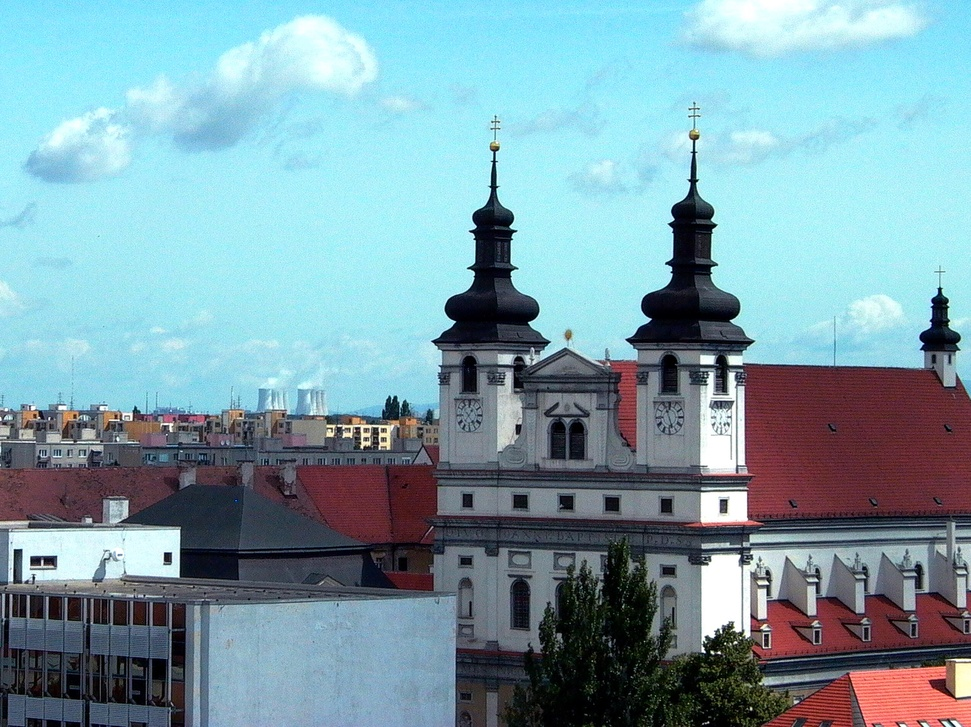
#> input picture mia-303_vision/2_SIFT_feature_extraction_and_matching/building_1.jpg, 971 x 727 px, shrunk from 1586 x 1187 before the run
$ jupyter execute SIFT-feature-extraction-and-matching.ipynb   (shell and % lines are left out)
#> lines starting #> are read from the running program, lines starting #| are printed output that depends on the picture
> www.codeproject.com/KB/recipes/619039/SIFT.JPG

[Cathedral of St. John the Baptist][trnava] in Trnava, Slovakia.

# Feature Extraction
For this competition, we will be mostly matching images based on their local features, a.k.a. interest points.

A local image feature is a tiny patch in the image that's invariant to image scaling, rotation and change in illumination.  It's like the tip of a tower, or the corner of a window in the image above.  Unlike a random point on the background (sky) in the image above, the tip of the tower can be precise detected in most images of the same scene.  It is geometricly (translation, rotation, ...) and photometricly (brightness, exposure, ...) invariant.

A good local feature is like the piece you start with when solving a jigsaw puzzle, except on a much smaller scale.  It's the eye of the cat or the corner of the table, not a piece on a blank wall.

The extracted local features [must be][lectures]:
- *Repeatable* and *precise* so they can be extracted from different images showing the same object.
- *Distinctive* to the image, so images with different structure will not have them.

There could be hundreds or thousands of such features in an image.  An image matcher algorithm could still work if some of the features are blocked by an object or badly deformed due to change in brightness or exposure.  Many local feature algorithms are highly efficient and can be used in real-time applications.

Due to these requirements, most local feature detectors extract corners and blobs.

## Local Feature Detection and Description
There is a wealth of algorithms satisfying the above requirements for feature detection (finding interest points on an image) and description (generating a vector representation for them).  They include [Harris Corner Detection][harris], [Scale Invariant Feature Transform (SIFT)][sift], [Speeded-Up Robust Features (SURF)][surf], [Features from Accelerated Segment Test (FAST)][fast], and [Binary Robust Independent Elementary Features (BRIEF)][brief].

In this tutorial, we will use [Oriented FAST and Rotated BRIEF (ORB)][orb] for feature detection and description.  This algorithm was [developed][orb_paper] and [implemented][orb] by OpenCV Labs, and it's part of their [OpenCV library][opencv_lib] for computer vision.

Let's start by extracting the local features of the image shown in the banner above.  It's the [Cathedral of St. John the Baptist][trnava] in Trnava, Slovakia.

[lectures]: https://pdfs.semanticscholar.org/5255/490925aa1e01ac0b9a55e93ec8c82efc07b7.pdf
[harris]: https://docs.opencv.org/3.3.1/dc/d0d/tutorial_py_features_harris.html
[sift]: https://docs.opencv.org/3.3.1/da/df5/tutorial_py_sift_intro.html
[surf]: https://docs.opencv.org/3.3.1/df/dd2/tutorial_py_surf_intro.html
[fast]: https://docs.opencv.org/3.3.1/df/d0c/tutorial_py_fast.html
[brief]: https://docs.opencv.org/3.3.1/dc/d7d/tutorial_py_brief.html
[orb]: https://docs.opencv.org/3.3.1/d1/d89/tutorial_py_orb.html
[orb_paper]: http://www.willowgarage.com/sites/default/files/orb_final.pdf
[opencv_lib]: https://docs.opencv.org/3.3.1/index.html
[trnava]: https://en.wikipedia.org/wiki/St._John_the_Baptist_Cathedral_(Trnava)
[uwash]: https://courses.cs.washington.edu/courses/cse455/09wi/Lects/lect6.pdf

[cell 1]
import numpy as np
import pandas as pd
import cv2
import matplotlib.pyplot as plt
import os

[cell 2]
img_original_1 = 'building_1.jpg'
img_original_2 = 'building_2.jpg'

dataset_path = '.'
img_building = cv2.imread(os.path.join(dataset_path, img_original_1))
#> img_building is the input picture: shape (727, 971, 3); mean B, G, R 168.9, 158.5, 125.3
img_building = cv2.cvtColor(img_building, cv2.COLOR_BGR2RGB)  # Convert from cv's BRG default color order to RGB

The found interest points/features are circled in the image above.  As we can see, some of these points are unique to this scene/building like the points near the top of the two towers.  However, others like the ones at the top of the tree may not be distinctive.

## Feature Matching
Now let's see if we can extract the same features from a different image of the same cathedral taken from a different angle.

[cell 3]
def image_detect_and_compute(detector, img_name):
    """Detect and compute interest points and their descriptors."""
    img = cv2.imread(os.path.join(dataset_path, img_name))
    img = cv2.cvtColor(img, cv2.COLOR_BGR2GRAY)
    kp, des = detector.detectAndCompute(img, None)
    return img, kp, des

[cell 4]
sift = cv2.SIFT_create()
kp, des = sift.detectAndCompute(img_building, None)
#> kp = 2496 keypoints; strongest (x, y, size): (167, 557, 6.5), (719, 653, 2), (712, 652, 2.4), (692, 224, 31.6)
img_kp = cv2.drawKeypoints(img_building, kp, img_building)
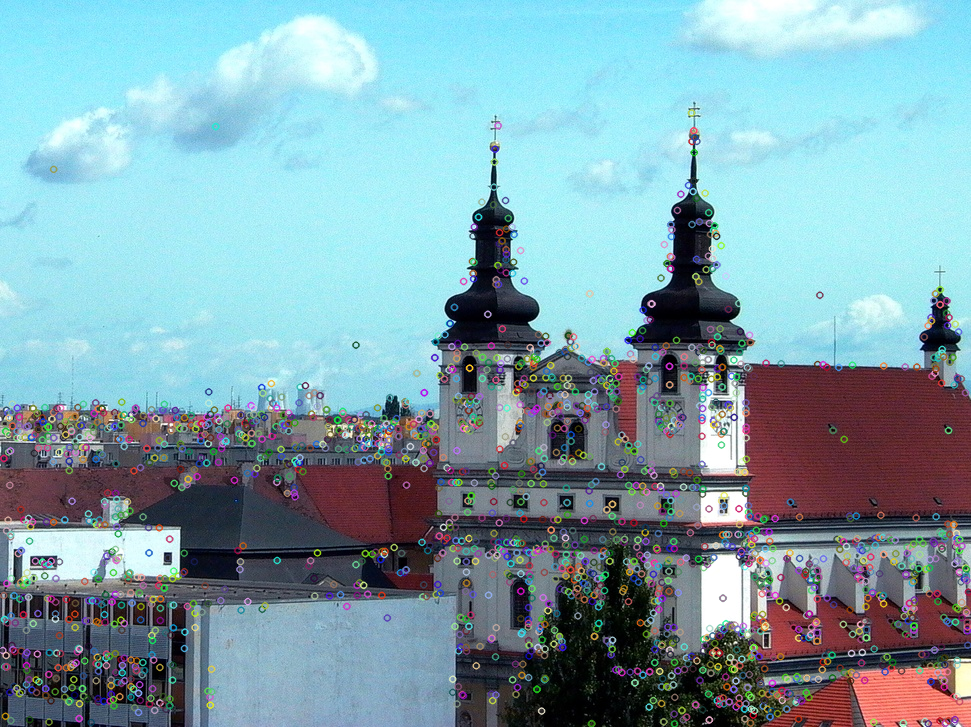
#> img_kp: shape (727, 971, 3); mean R, G, B 127.8, 160.7, 170.7

plt.figure(figsize=(9, 9))
plt.imshow(img_kp); plt.show()

[cell 5]
img1, kp1, des1 = image_detect_and_compute(sift, img_original_1)
#> in image_detect_and_compute, `img = cv2.cvtColor(img, cv2.COLOR_BGR2GRAY)`:
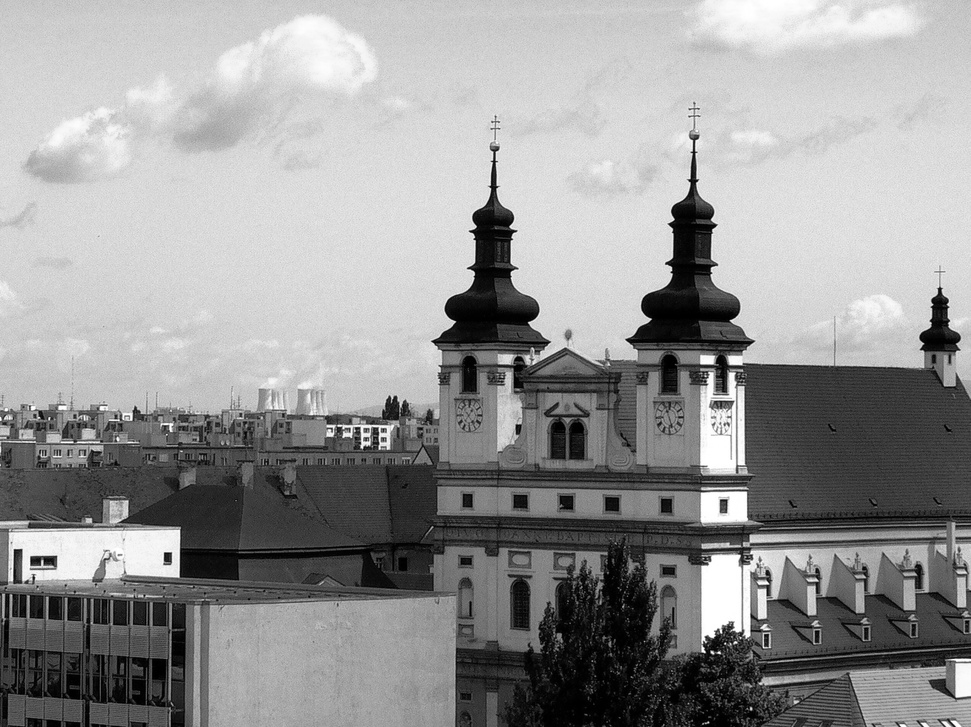
#> img: shape (727, 971); min 0, max 255, mean 149.7
#> in image_detect_and_compute, `kp, des = detector.detectAndCompute(img, None)`: kp = 2518 keypoints; strongest (x, y, size): (719, 653, 2.1), (712, 652, 2.4), (167, 557, 6.5), (751, 709, 2)
#> kp1 has the same summary as kp in image_detect_and_compute
img2, kp2, des2 = image_detect_and_compute(sift, img_original_2)
#> call 2 of image_detect_and_compute, with img_name = 'building_2.jpg'
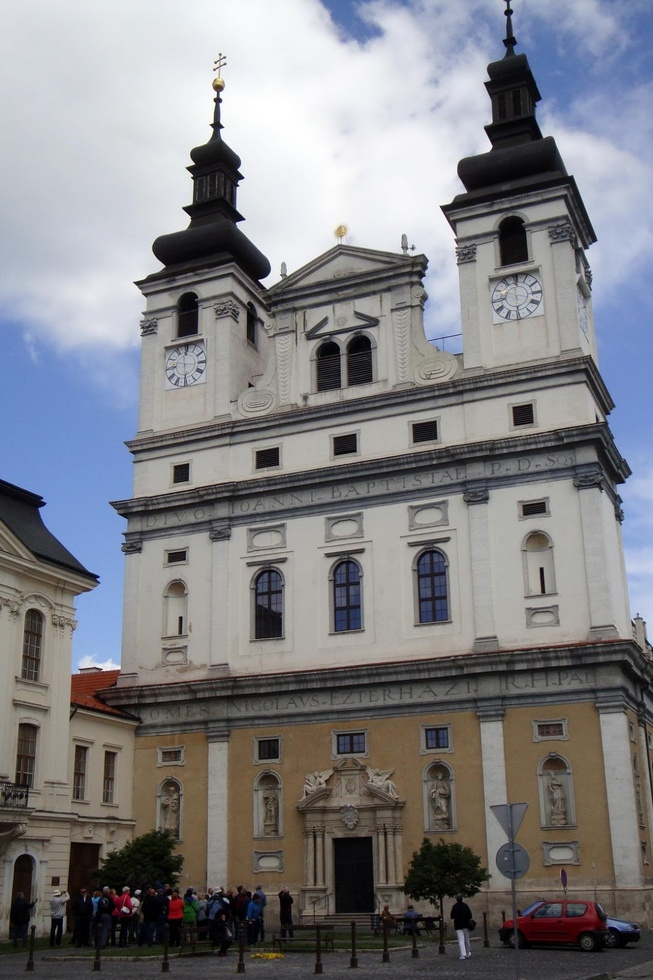
#> input picture mia-303_vision/2_SIFT_feature_extraction_and_matching/building_2.jpg, 653 x 980 px, shrunk from 1067 x 1600 before the run
#> in image_detect_and_compute, img is the input picture: shape (980, 653, 3); mean B, G, R 132.1, 128, 127.8
#> in image_detect_and_compute (call 2), `img = cv2.cvtColor(img, cv2.COLOR_BGR2GRAY)`:
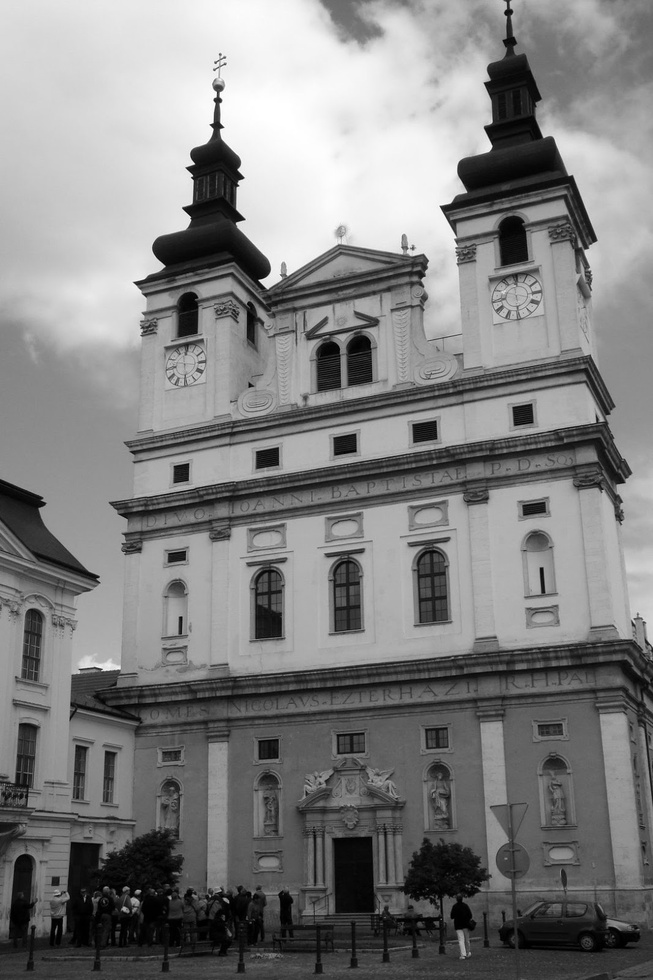
#> img: shape (980, 653); min 0, max 255, mean 128.4
#> in image_detect_and_compute (call 2), `kp, des = detector.detectAndCompute(img, None)`: kp = 3172 keypoints; strongest (x, y, size): (215, 167, 34.8), (218, 100, 5.1), (218, 88, 6.4), (260, 280, 2)
#> kp2 has the same summary as kp in image_detect_and_compute

FLANN_INDEX_KDTREE = 1
index_params = dict(algorithm = FLANN_INDEX_KDTREE, trees = 8)
search_params = dict(checks=50)

flann = cv2.FlannBasedMatcher(index_params,search_params)
matches = flann.knnMatch(des1, des2, k=2)
#> matches = 2518 matches

matchesMask = [[0, 0] for i in range(len(matches))]
#> matchesMask = 2518 pairs, first value 0 to 0, second value 0 to 0
# ratio test as per Lowe's paper
for i, (m, n) in enumerate(matches):
    if m.distance < 0.55*n.distance:
        matchesMask[i] = [1, 0]
#> after the loop, matchesMask = 2518 pairs, first value 0 to 1, second value 0 to 0

draw_params = dict(matchColor=(0, 255, 0),
                   singlePointColor=(255, 0, 0),
                   matchesMask=matchesMask,
                   flags=0)
#> draw_params = 4 items

img3 = cv2.drawMatchesKnn(img1, kp1, img2, kp2, matches, None, **draw_params)
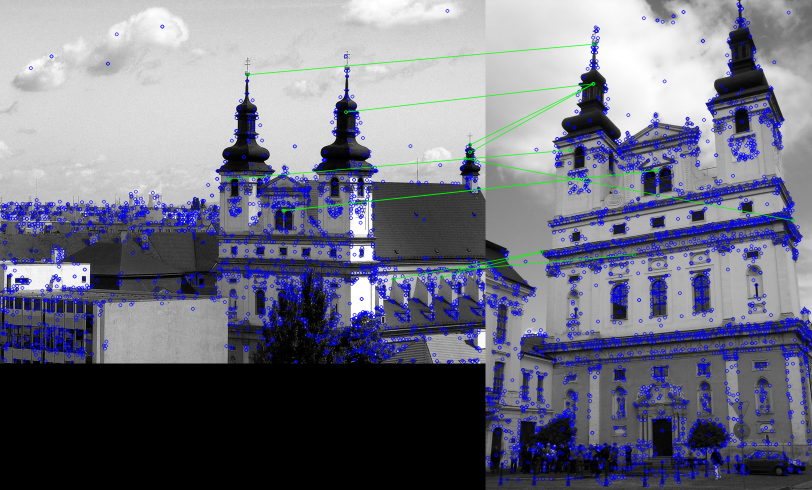
#> img3: shape (980, 1624, 3) (shown at 1/2 size); mean of channels 0, 1, 2 128, 112.9, 111.7; drawn as B, G, R
plt.figure(figsize=(18, 18))
plt.imshow(img3); plt.show()
